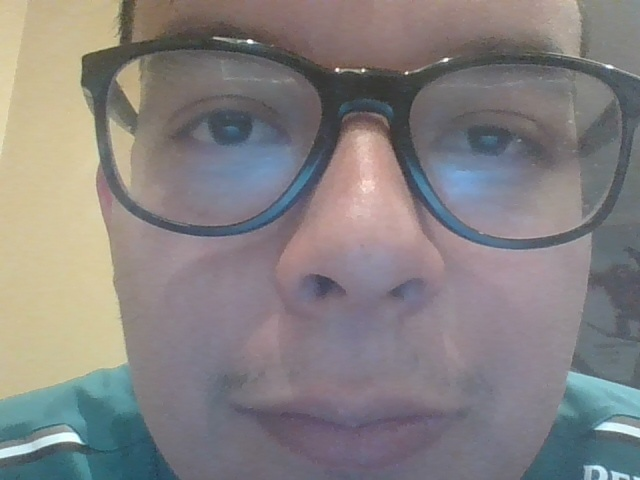
#> input picture resources/character/captured_image.jpg, 640 x 480 px
$ python -i cropface.py   (imports and definitions only)
#> lines starting #> are read from the running program, lines starting #| are printed output that depends on the picture
import cv2
from PIL import Image
import os
import sys

def cropface():
    # Detect if running inside a PyInstaller package
    if hasattr(sys, '_MEIPASS'):
        haarcascade_path = os.path.join(sys._MEIPASS, 'cv2/data/haarcascade_frontalface_default.xml')
    else:
        haarcascade_path = cv2.data.haarcascades + 'haarcascade_frontalface_default.xml'

    face_cascade = cv2.CascadeClassifier(haarcascade_path)

    image_path = 'resources/character/captured_image.jpg'
    image = cv2.imread(image_path)
#> image is the input picture: shape (480, 640, 3); mean B, G, R 128.8, 129.1, 133.1

    gray = cv2.cvtColor(image, cv2.COLOR_BGR2GRAY)
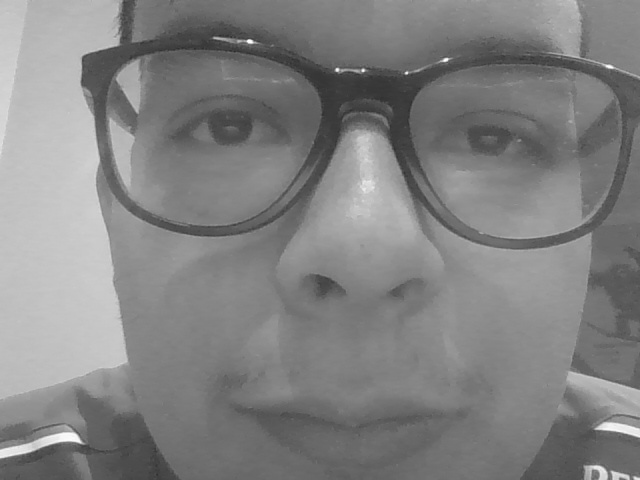
#> gray: shape (480, 640); min 44, max 254, mean 130.3

    faces = face_cascade.detectMultiScale(gray, scaleFactor=1.1, minNeighbors=5, minSize=(30, 30))
#> faces = ()

    if len(faces) == 0:
        print("No face detected!")
    else:
        print(f"Detected {len(faces)} face(s)")

        # Crop the first face detected
        for (x, y, w, h) in faces:
            face = image[y:y+h, x:x+w]
            face_rgb = cv2.cvtColor(face, cv2.COLOR_BGR2RGB)
            pil_image = Image.fromarray(face_rgb)
            pil_image = pil_image.convert("RGBA")

            # Create transparency for background
            datas = pil_image.getdata()
            new_data = []
            for item in datas:
                if item[:3] == (255, 255, 255):
                    new_data.append((255, 255, 255, 0))
                else:
                    new_data.append(item)

            # Directory to save cropped images
            save_dir = os.path.expanduser('~/.exoadventure')  # Change this to a writable directory
            os.makedirs(save_dir, exist_ok=True)  # Create directory if it doesn't exist

            # Save image in the new directory
            save_path = os.path.join(save_dir, 'cropped_face_with_transparent_bg.png')
            pil_image.save(save_path)
            print(f"Face cropped and saved with transparent background at {save_path}!")

>>> result = cropface()
